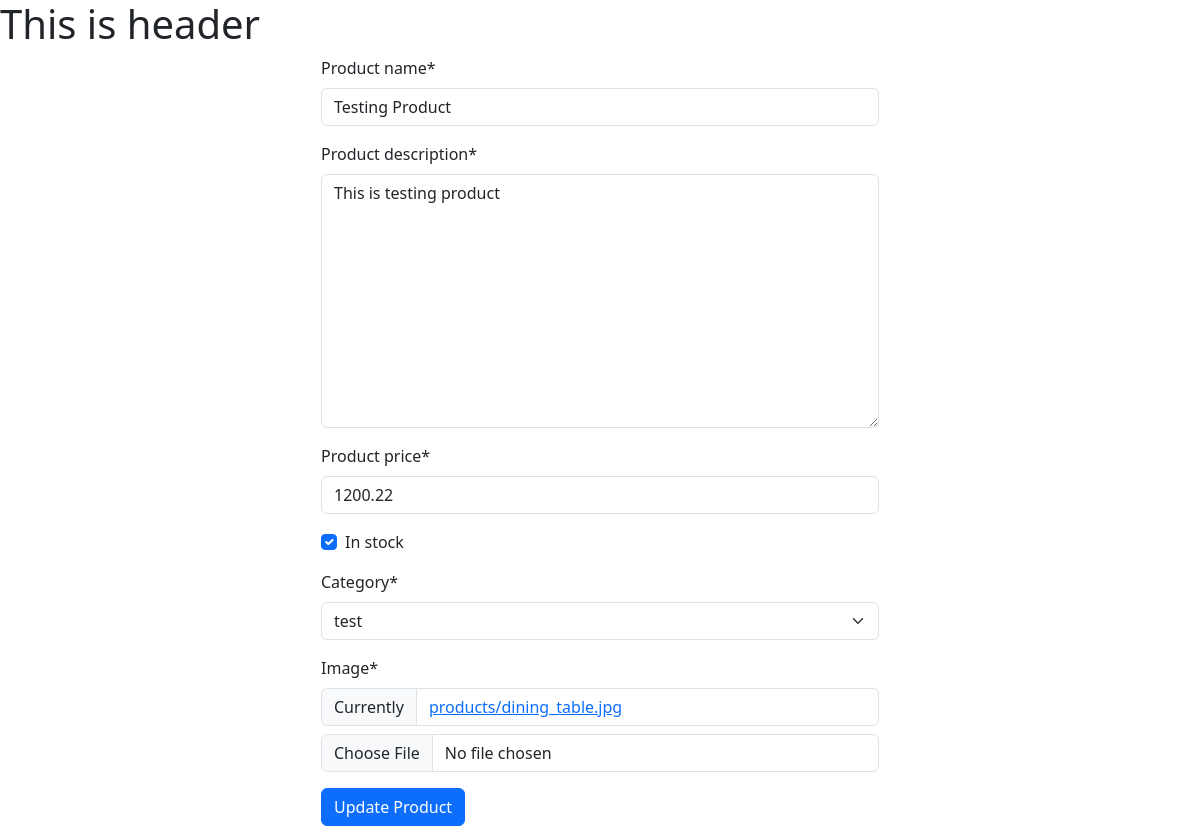
Before: /product/edit/2/ with the older database file.
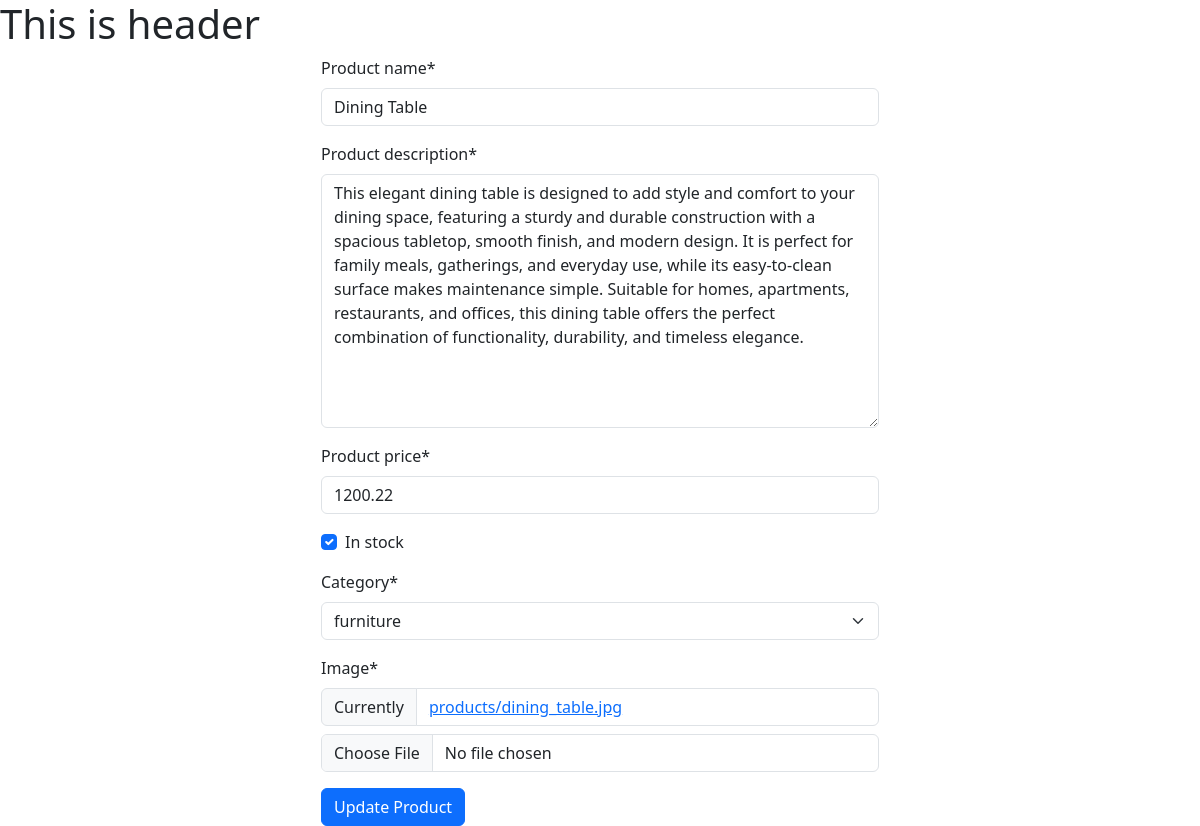
After: the same page with the newer database file.
### product/models.py (models this page shows, shortened)
class Product(models.Model):
    product_name = models.CharField(max_length=100)
    product_description = models.TextField()
    product_price = models.DecimalField(max_digits=6, decimal_places=2)
    in_stock = models.BooleanField(default=True)
    category = models.ForeignKey(to=Category, on_delete=models.CASCADE,related_name="product")
    image = models.ImageField(upload_to='products')

### product/views.py (the view)
# urls.py: path('edit/<int:product_id>/',views.edit_product, name='edit-product'),
def edit_product(request, product_id):
    product = Product.objects.get(id=product_id)
    if request.method == "POST":
        form = ProductForm(request.POST, request.FILES, instance=product)
        if form.is_valid():
            form.save()
            return redirect("all-products")
    else:
        form = ProductForm(instance=product)
    return render(request, "product/edit_product.html", {
            "form": form
    })

### product/forms.py
class ProductForm(forms.ModelForm):
    class Meta:
        model = Product
        fields = "__all__"

### product/models.py (called while the page is built)
    def __str__(self):
        return self.category_name

### product/templates/product/edit_product.html (shortened to what this page needs)
<!doctype html>
{% extends "base.html" %}
{% load crispy_forms_tags %}
{% block main_content %}
    <div class="container">
        <div class="d-flex justify-content-center align-items-center">
            <div class="col-md-6">
                <form method="post" enctype="multipart/form-data">
                    {{ form|crispy }}
                    <button type="submit" class="btn btn-primary">Update Product</button>
                </form>
            </div>
        </div>
    </div>
{% endblock %}

Changed rows visible on the page:
changed Product: product_name "Testing Product" → "Dining Table"; product_description "This is testing product" → "This elegant dining table is designed to add style and comfort to your dining space, featuring a sturdy and durable construction with a spacious tabletop, smooth finish, and modern design. It is perfect for family meals, gatherings, and everyday use, while its easy-to-clean surface makes maintenance simple. Suitable for homes, apartments, restaurants, and offices, this dining table offers the perfect combination of functionality, durability, and timeless elegance."; category "test" → "furniture"
